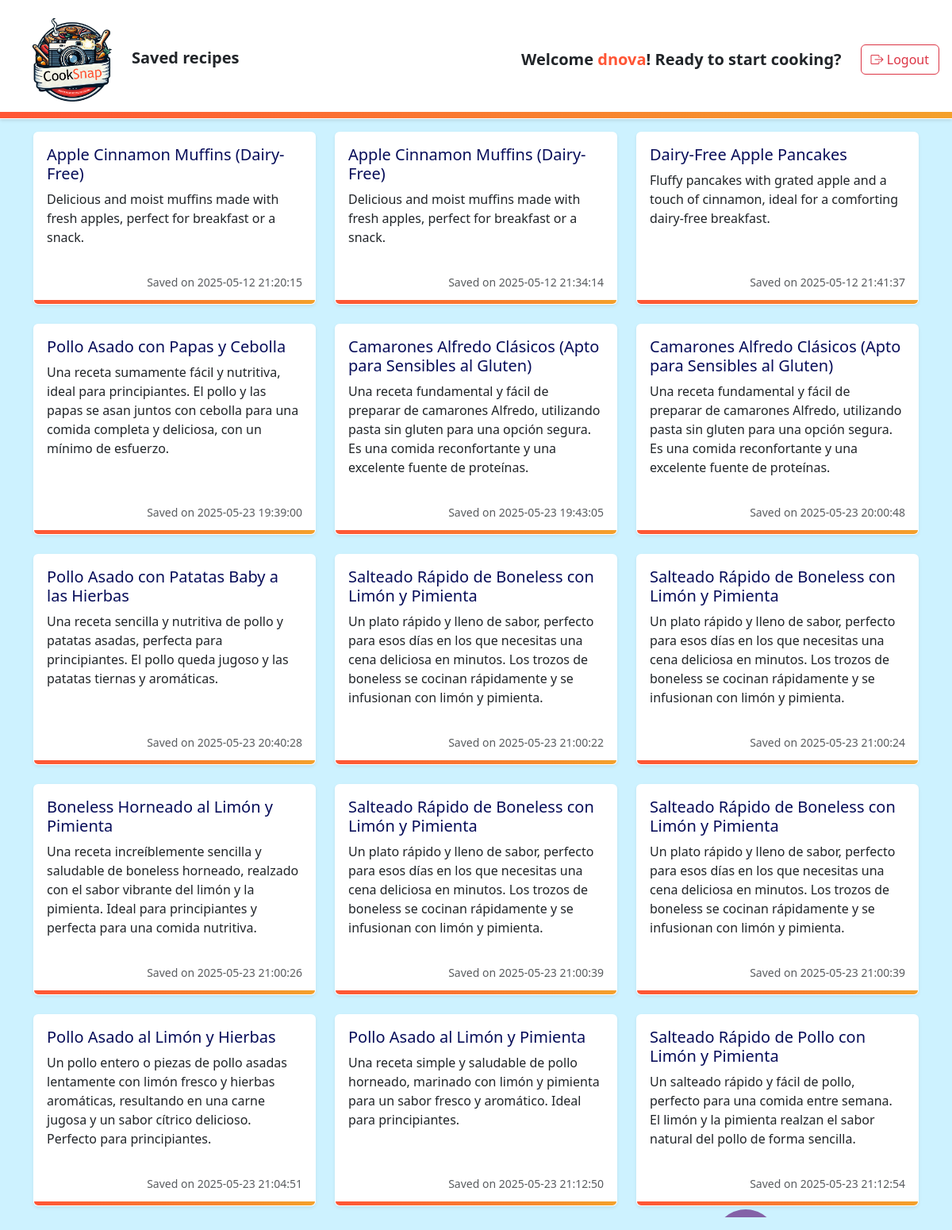
The app's page /saved_recipes/ (signed in) with its own data.
### saved_recipes/views.py (the view)
# urls.py: path("", saved_recipes_view, name="saved_recipes"),
@login_required
def saved_recipes_view(request):
    username = request.user.username
    conn = sqlite3.connect(settings.BASE_DIR / 'db.sqlite3')
    cursor = conn.cursor()
    cursor.execute("""
        SELECT recipe_id, title, s_date, steps, description
        FROM userSavedRecipes
        WHERE username = ?
    """, (username,))
    rows = cursor.fetchall()
    conn.close()
    saved_recipes = [
        {
            "id": row[0],
            "title": row[1],
            "date": row[2],
            "steps": row[3],
            "description": row[4] or "No description available."
        }
        for row in rows
    ]
    return render(request, "saved_recipes_template/saved_recipes.html", {
        "saved_recipes": saved_recipes
    })

### templates/saved_recipes_template/saved_recipes.html (shortened to what this page needs)
{% load static %}
<!DOCTYPE html>
<html lang="en">
<head>
    <link rel="stylesheet" href="https://cdn.jsdelivr.net/npm/bootstrap@5.3.2/dist/css/bootstrap.min.css"
 />
    <link rel="stylesheet"
        href="https://cdnjs.cloudflare.com/ajax/libs/bootstrap-icons/1.10.0/font/bootstrap-icons.min.css" />
    <link rel="stylesheet" href="{% static 'styles/styleSaveRecipes.css' %}" />
    <link rel="stylesheet" href="{% static 'styles/styleCirculos.css' %}" />
    <link rel="stylesheet" href="https://cdnjs.cloudflare.com/ajax/libs/font-awesome/6.0.0-beta3/css/all.min.css" />
</head>
<body class="background">
    <nav class="navbar navbar-expand-lg navbar-light p-3">
        <a class="navbar-brand" href="{% url 'main' %}">
            <img src="{% static 'resources/cooksnap-logo.png' %}" alt="Cooksnap Logo"
                class="hexagon-img" style="min-width:150px; height:auto;" /><span class="fw-bold fs-5 text-dark">Saved recipes</span>
        </a>
        <div class="collapse navbar-collapse" id="navbarNav" >
            <ul class="navbar-nav ms-auto align-items-center">
                <li class="nav-item me-3">
                    <h1 class="nav-link mb-0 text-center text-lg-start fw-bold fs-5 text-dark">
                        Welcome <span style="color:#FF5535">{{ user.username }}</span>! Ready to start cooking?
                    </h1>
                </li>
                <li class="nav-item">
                    <form method="POST" action="{% url 'logout' %}">
                        <button class="btn btn-outline-danger" type="submit">
                            <i class="bi bi-box-arrow-right"></i> Logout
                        </button>
                    </form>
                </li>
            </ul>
        </div>
    </nav>
    <ul class='circles'>
        <li></li>
    </ul>
    <div class="container mt-3" style="z-index: 99;">
        <a id="cardInteractive" style="text-decoration: none;">
            <div class="row row-cols-1 row-cols-md-2 row-cols-lg-3 g-4" style="margin-bottom: 30px;">
                {% for recipe in saved_recipes %}
                <div class="col">
                    <div class="card h-100 shadow-sm custom-container position-relative recipe-card"
                        data-title="{{ recipe.title }}"
                        data-description="{{ recipe.description|default:'No description available.' }}"
                        data-steps="{{ recipe.steps|escapejs }}"
                        data-date="{{ recipe.date }}">
                        <div class="card-body d-flex flex-column">
                            <h5 class="card-title mb-2" style="color:#070d59">{{ recipe.title }}</h5>
                            <p class="card-text flex-grow-1">{{ recipe.description|default:"No description available." }}</p>
                            <p class="card-text text-end mt-3 mb-0">
                                <small class="text-muted">Saved on {{ recipe.date }}</small>
                            </p>
                        </div>
                    </div>
                </div>
                {% empty %}
                <div class="col-12 text-center">
                <p>No recipes saved yet.</p>
                </div>
                {% endfor %}
            </div>
        </a>
    </div>
</body>
</html>

### static/styles/styleSaveRecipes.css (style rules this page uses)
html, body { height: 100vh; margin: 0; padding: 0; box-sizing: border-box; display: flex; flex-direction: column; background-color: #cdf2ff; opacity: 1; }
.navbar { position: relative; box-shadow: 0 2px 4px rgba(0, 0, 0, 0.1); z-index: 1; background-color: #ffffff; border-bottom: 1px solid transparent; }
.navbar::after { content: ''; position: absolute; bottom: 0; left: 0; width: 100%; height: 8px; background: linear-gradient(90deg, #FF5535, #eec626, #FF5535); background-size: 300% 100%; animation: border-animate 6s ease-in-out infinite; }
.navbar .navbar-brand img { width: 100px; height: auto; min-width: 100px; height: auto; }
.navbar .nav-link { font-size: 1.5rem; font-weight: 600; color: #000000; }
.navbar .nav-link span { color: #FF5535; }
.position-relative { position: relative; }
.hexagon-img { width: 100%; max-width: 40vh; }
.custom-container { position: relative; box-shadow: 0 2px 4px rgba(0, 0, 0, 0.1); border: 1px solid transparent; transition: transform 0.3s ease, box-shadow 0.3s ease; }
.custom-container::after { content: ''; position: absolute; bottom: 0; left: 0; width: 100%; height: 5px; background: linear-gradient(90deg, #FF5535, #eec626, #FF5535); background-size: 300% 100%; animation: border-animate 6s ease-in-out infinite; border-radius: 0 0 8px 8px; }

### static/styles/styleCirculos.css (style rules this page uses)
.circles { position: absolute; bottom: 0; left: 0; width: 100%; height: 100%; z-index: 0; overflow: hidden; }
.circles li { position: absolute; display: block; list-style: none; width: 15px; height: 15px; background: rgba(118, 207, 223, 0.8); animation: animate 20s linear infinite; bottom: calc(10px - 10vh); }
.circles li:nth-child(6) { left: 75%; width: 80px; height: 80px; animation-delay: 0s; animation-duration: 24s; border-radius: 50%; background: rgba(114, 63, 145, 0.8); }

### records on screen
userSavedRecipes: title "Apple Cinnamon Muffins (Dairy-Free)", description "Delicious and moist muffins made with fresh apples, perfect for breakfast or a snack.", date "2025-05-12 21:20:15"
userSavedRecipes: title "Apple Cinnamon Muffins (Dairy-Free)", description "Delicious and moist muffins made with fresh apples, perfect for breakfast or a snack.", date "2025-05-12 21:34:14"
userSavedRecipes: title "Dairy-Free Apple Pancakes", description "Fluffy pancakes with grated apple and a touch of cinnamon, ideal for a comforting dairy-free breakfast.", date "2025-05-12 21:41:37"
userSavedRecipes: title "Pollo Asado con Papas y Cebolla", description "Una receta sumamente fácil y nutritiva, ideal para principiantes. El pollo y las papas se asan juntos con cebolla para una comida completa y deliciosa, con un mínimo de esfuerzo.", date "2025-05-23 19:39:00"
userSavedRecipes: title "Camarones Alfredo Clásicos (Apto para Sensibles al Gluten)", description "Una receta fundamental y fácil de preparar de camarones Alfredo, utilizando pasta sin gluten para una opción segura. Es una comida reconfortante y una excelente fuente de proteínas.", date "2025-05-23 19:43:05"
userSavedRecipes: title "Camarones Alfredo Clásicos (Apto para Sensibles al Gluten)", description "Una receta fundamental y fácil de preparar de camarones Alfredo, utilizando pasta sin gluten para una opción segura. Es una comida reconfortante y una excelente fuente de proteínas.", date "2025-05-23 20:00:48"
userSavedRecipes: title "Pollo Asado con Patatas Baby a las Hierbas", description "Una receta sencilla y nutritiva de pollo y patatas asadas, perfecta para principiantes. El pollo queda jugoso y las patatas tiernas y aromáticas.", date "2025-05-23 20:40:28"
userSavedRecipes: title "Salteado Rápido de Boneless con Limón y Pimienta", description "Un plato rápido y lleno de sabor, perfecto para esos días en los que necesitas una cena deliciosa en minutos. Los trozos de boneless se cocinan rápidamente y se infusionan con limón y pimienta.", date "2025-05-23 21:00:22"
userSavedRecipes: title "Salteado Rápido de Boneless con Limón y Pimienta", description "Un plato rápido y lleno de sabor, perfecto para esos días en los que necesitas una cena deliciosa en minutos. Los trozos de boneless se cocinan rápidamente y se infusionan con limón y pimienta.", date "2025-05-23 21:00:24"
userSavedRecipes: title "Boneless Horneado al Limón y Pimienta", description "Una receta increíblemente sencilla y saludable de boneless horneado, realzado con el sabor vibrante del limón y la pimienta. Ideal para principiantes y perfecta para una comida nutritiva.", date "2025-05-23 21:00:26"
userSavedRecipes: title "Pollo Asado al Limón y Hierbas", description "Un pollo entero o piezas de pollo asadas lentamente con limón fresco y hierbas aromáticas, resultando en una carne jugosa y un sabor cítrico delicioso. Perfecto para principiantes.", date "2025-05-23 21:04:51"
userSavedRecipes: title "Pollo Asado al Limón y Pimienta", description "Una receta simple y saludable de pollo horneado, marinado con limón y pimienta para un sabor fresco y aromático. Ideal para principiantes.", date "2025-05-23 21:12:50"
userSavedRecipes: title "Salteado Rápido de Pollo con Limón y Pimienta", description "Un salteado rápido y fácil de pollo, perfecto para una comida entre semana. El limón y la pimienta realzan el sabor natural del pollo de forma sencilla.", date "2025-05-23 21:12:54"

### other values on screen
{{ user.username }} "dnova"
{{ recipe.title }} "Salteado Rápido de Boneless con Limón y Pimienta" "Salteado Rápido de Boneless con Limón y Pimienta"
{{ recipe.description|default:"No description available." }} "Un plato rápido y lleno de sabor, perfecto para esos días en los que necesitas una cena deliciosa en minutos. Los trozos de boneless se cocinan rápidamente y se infusionan con limón y pimienta." "Un plato rápido y lleno de sabor, perfecto para esos días en los que necesitas una cena deliciosa en minutos. Los trozos de boneless se cocinan rápidamente y se infusionan con limón y pimienta."
{{ recipe.date }} "2025-05-23 21:00:39" "2025-05-23 21:00:39"
